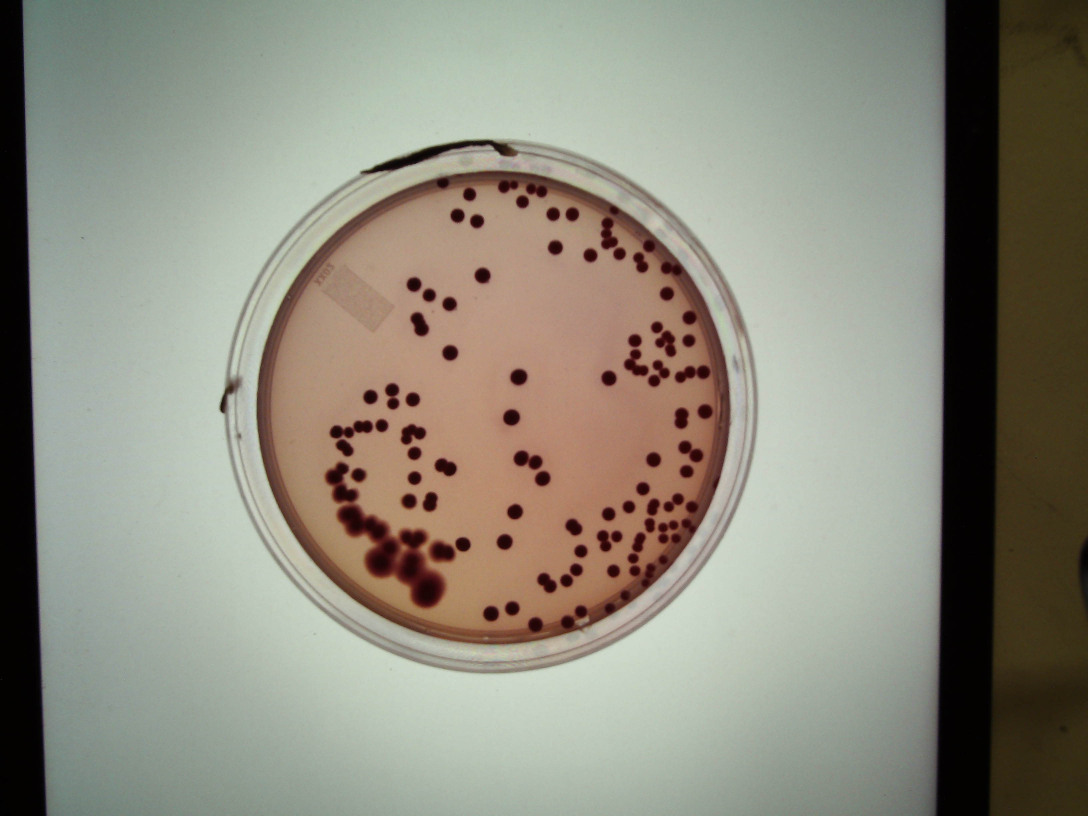
#> input picture example/image/unprocessed/example.jpg, 3264 x 2448 px, found by its file name (shown at 1/3 size); its folder holds only this picture in this run
$ python testThresholdCreation.py
#> lines starting #> are read from the running program, lines starting #| are printed output that depends on the picture; after the words box and inside, x2 and y2 are one past the last pixel; in counts of white or black regions, pixels touching at a corner belong together
import cv2
import numpy as np
import os

def add_hough_circles(image, prediction_file, display=False, display_time=5000):
    if image is None:
        print("Error: Could not load the image")
        exit()

    # make image grayscale if needed
    if len(image.shape) > 2:
        image = cv2.cvtColor(image, cv2.COLOR_BGR2GRAY)


    # Apply Gaussian blur
    blurred = cv2.GaussianBlur(image, (3, 3), 0)                                                                               ##PARAM

    # Apply Canny edge detector
    edges = cv2.Canny(blurred, 50, 60)                                                                                        ##PARAM

    # Use Hough Circle Transform to detect circles
    circles = cv2.HoughCircles(edges, cv2.HOUGH_GRADIENT, dp=1, minDist=20, param1=50, param2=15, minRadius=5, maxRadius=30)   ##PARAM

    #clear contents of output.txt
    open(prediction_file, 'w').close()

    #plot circles
    if circles is not None:
        circles = np.round(circles[0, :]).astype("int")
        for (x, y, r) in circles:
            if display:
                cv2.circle(image, (x, y), r, (255, 0, 0), 1)
            image_width = image.shape[1]
            image_height = image.shape[0]
            with open (prediction_file, 'a') as f:
                f.write("0 " + str(x/image_width) + " " + str(y/image_height) + " " + str(r/image_width) +  " " + str(r/image_width) + " .07" "\n")
    else:
        print("No hough circles detected")

    if display:
        image = cv2.resize(image, (640, 640))
        cv2.imshow('Result', image)
        cv2.waitKey(display_time)
        cv2.destroyAllWindows()


#iterate through a foler
if __name__ == "__main__":
    filepath = './images/realTest_v3/'
    unprocessedFiles = os.path.join(filepath, 'unprocessed')
    processedFiles = os.path.join(filepath, 'processed')

    for file in os.listdir(unprocessedFiles):
        # read in image and convert to grayscale
        img = cv2.imread(os.path.join(unprocessedFiles, file) , cv2.IMREAD_GRAYSCALE)
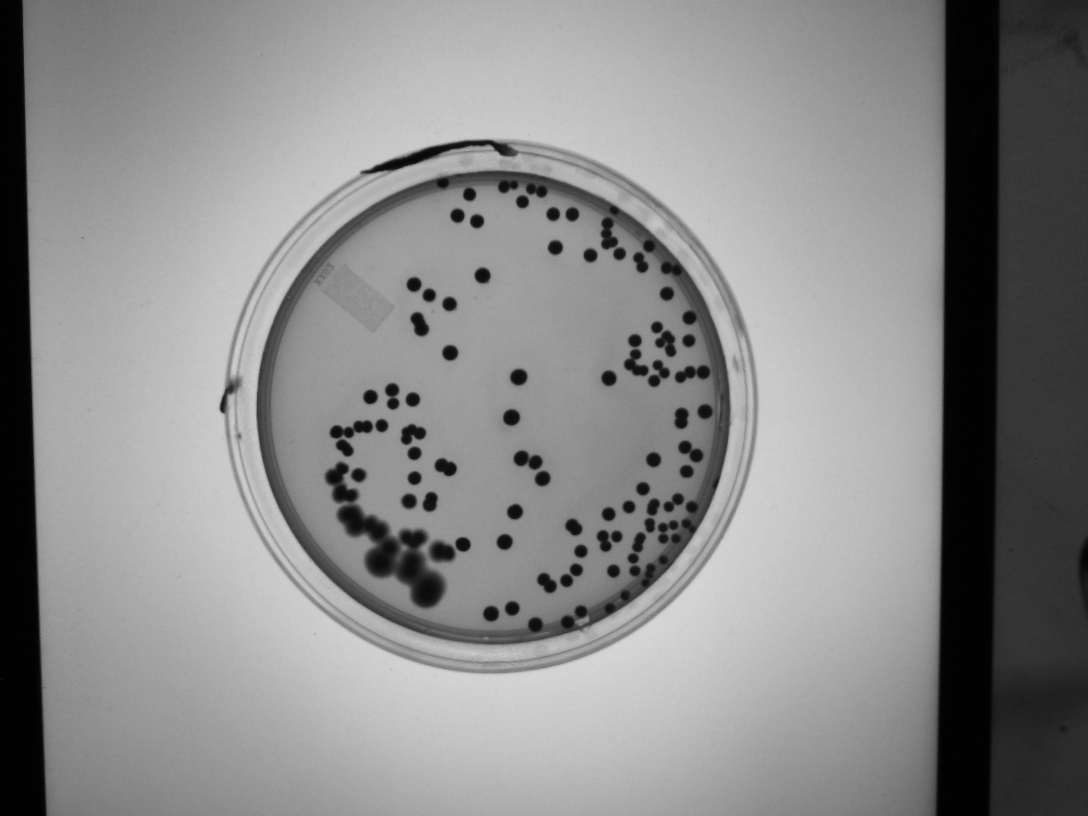
#> img: shape (2448, 3264) (shown at 1/3 size); min 0, max 223, mean 137.5
        add_hough_circles(img, prediction_file= './output.txt' , display=True)
#> in add_hough_circles, `edges = cv2.Canny(blurred, 50, 60)`:
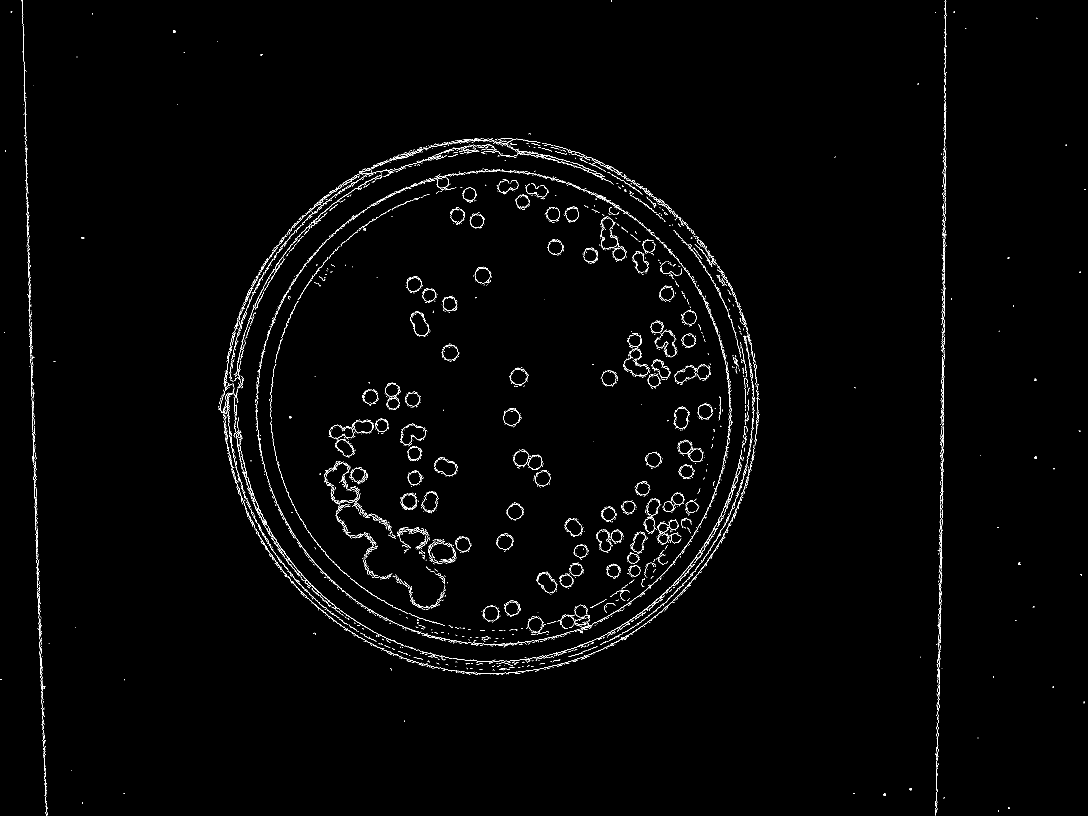
#> edges: shape (2448, 3264) (shown at 1/3 size); 0.96% white in thin lines or dots
#> in add_hough_circles, `circles = cv2.HoughCircles(edges, cv2.HOUGH_GRADIENT, dp=1, minDist=20..`: circles = 264 rows, first 8: [1557.5, 1129.5, 24.9], [1603.5, 1385.5, 21], [1388.5, 1631.5, 22.4], [1513.5, 1624.5, 22.4], [1236.5, 1196.5, 21], [1543.5, 1533.5, 22.8], [1604.5, 1873.5, 21.3], [1240.5, 853.5, 21.7]
#> in add_hough_circles, `circles = np.round(circles[0, :]).astype("int")`: circles = 264 rows, first 8: [1558, 1130, 25], [1604, 1386, 21], [1388, 1632, 22], [1514, 1624, 22], [1236, 1196, 21], [1544, 1534, 23], [1604, 1874, 21], [1240, 854, 22]
#> the loop in add_hough_circles, `for (x, y, r) in circles:` made 264 passes
#> after the loop in add_hough_circles, `for (x, y, r) in circles:`:
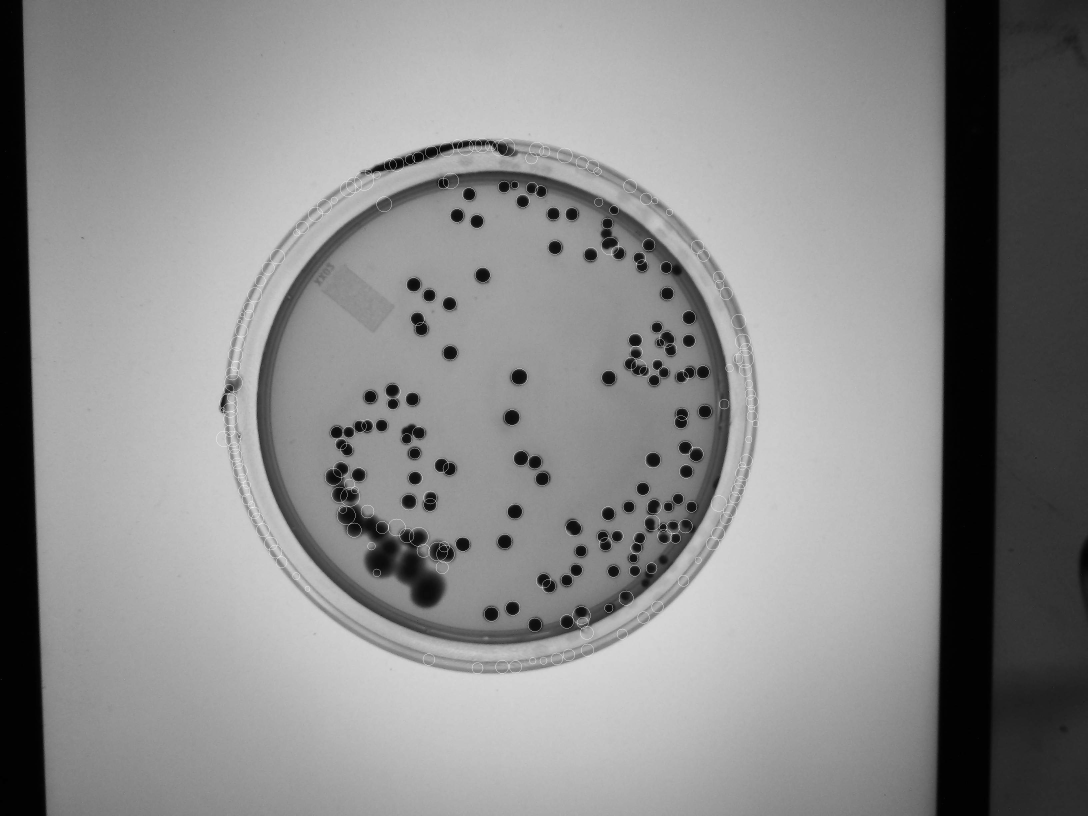
#> image: shape (2448, 3264) (shown at 1/3 size); 0.34% of pixels changed, all inside (x1, y1, x2, y2) = (648, 414, 2277, 2022)
#> in add_hough_circles, `image = cv2.resize(image, (640, 640))`:
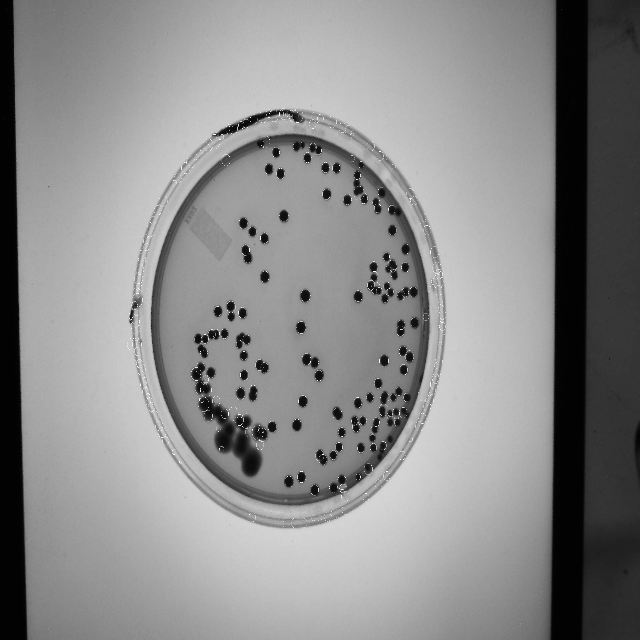
#> image: shape (640, 640); min 0, max 255, mean 138
